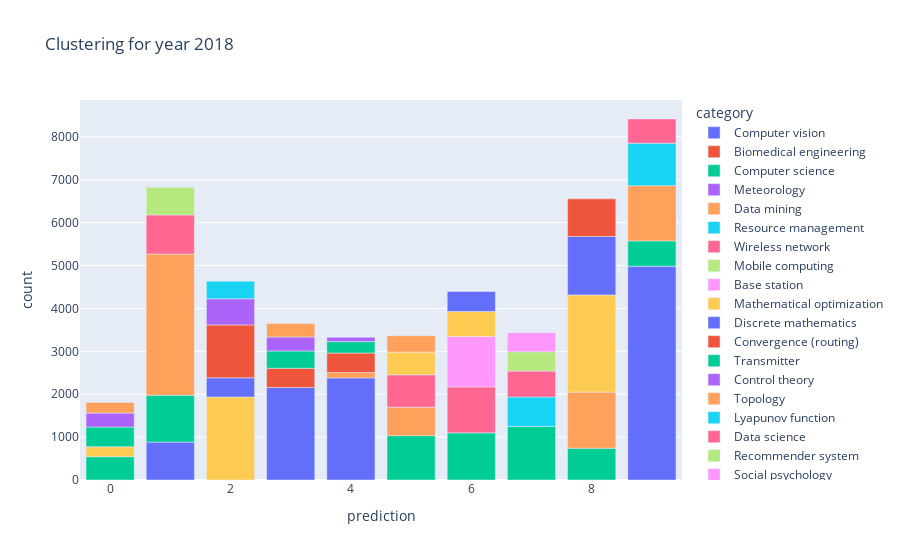

Notebook cell for this chart:
### Code cell
df = pd.read_csv('/home/dhruvsinha/bda_final/2018_res.csv')
df = df.drop(columns=['rank'])
import plotly.express as px
fig = px.bar(df, x="prediction", y="count", color="category", title="Clustering for year 2018")
fig.show()

### Figure 1 — Plotly figure (JSON) as saved in the notebook; plotly's stock layout.template omitted (floating-point values rounded to 4 significant figures)
{"data": [{"alignmentgroup": "True", "hovertemplate": "category=Computer vision<br>prediction=%{x}<br>count=%{y}<extra></extra>", "legendgroup": "Computer vision", "marker": {"color": "#636efa", "pattern": {"shape": ""}}, "name": "Computer vision", "offsetgroup": "Computer vision", "orientation": "v", "showlegend": true, "textposition": "auto", "type": "bar", "x": [3, 1, 9], "xaxis": "x", "y": [2159, 884, 4983], "yaxis": "y"}, {"alignmentgroup": "True", "hovertemplate": "category=Biomedical engineering<br>prediction=%{x}<br>count=%{y}<extra></extra>", "legendgroup": "Biomedical engineering", "marker": {"color": "#EF553B", "pattern": {"shape": ""}}, "name": "Biomedical engineering", "offsetgroup": "Biomedical engineering", "orientation": "v", "showlegend": true, "textposition": "auto", "type": "bar", "x": [3], "xaxis": "x", "y": [446], "yaxis": "y"}, {"alignmentgroup": "True", "hovertemplate": "category=Computer science<br>prediction=%{x}<br>count=%{y}<extra></extra>", "legendgroup": "Computer science", "marker": {"color": "#00cc96", "pattern": {"shape": ""}}, "name": "Computer science", "offsetgroup": "Computer science", "orientation": "v", "showlegend": true, "textposition": "auto", "type": "bar", "x": [3, 7, 8, 0, 1, 6, 5, 9], "xaxis": "x", "y": [404, 1249, 742, 544, 1093, 1099, 1034, 592], "yaxis": "y"}, {"alignmentgroup": "True", "hovertemplate": "category=Meteorology<br>prediction=%{x}<br>count=%{y}<extra></extra>", "legendgroup": "Meteorology", "marker": {"color": "#ab63fa", "pattern": {"shape": ""}}, "name": "Meteorology", "offsetgroup": "Meteorology", "orientation": "v", "showlegend": true, "textposition": "auto", "type": "bar", "x": [3], "xaxis": "x", "y": [325], "yaxis": "y"}, {"alignmentgroup": "True", "hovertemplate": "category=Data mining<br>prediction=%{x}<br>count=%{y}<extra></extra>", "legendgroup": "Data mining", "marker": {"color": "#FFA15A", "pattern": {"shape": ""}}, "name": "Data mining", "offsetgroup": "Data mining", "orientation": "v", "showlegend": true, "textposition": "auto", "type": "bar", "x": [3, 8, 1, 5, 9], "xaxis": "x", "y": [313, 1307, 3291, 665, 1288], "yaxis": "y"}, {"alignmentgroup": "True", "hovertemplate": "category=Resource management<br>prediction=%{x}<br>count=%{y}<extra></extra>", "legendgroup": "Resource management", "marker": {"color": "#19d3f3", "pattern": {"shape": ""}}, "name": "Resource management", "offsetgroup": "Resource management", "orientation": "v", "showlegend": true, "textposition": "auto", "type": "bar", "x": [7], "xaxis": "x", "y": [687], "yaxis": "y"}, {"alignmentgroup": "True", "hovertemplate": "category=Wireless network<br>prediction=%{x}<br>count=%{y}<extra></extra>", "legendgroup": "Wireless network", "marker": {"color": "#FF6692", "pattern": {"shape": ""}}, "name": "Wireless network", "offsetgroup": "Wireless network", "orientation": "v", "showlegend": true, "textposition": "auto", "type": "bar", "x": [7], "xaxis": "x", "y": [603], "yaxis": "y"}, {"alignmentgroup": "True", "hovertemplate": "category=Mobile computing<br>prediction=%{x}<br>count=%{y}<extra></extra>", "legendgroup": "Mobile computing", "marker": {"color": "#B6E880", "pattern": {"shape": ""}}, "name": "Mobile computing", "offsetgroup": "Mobile computing", "orientation": "v", "showlegend": true, "textposition": "auto", "type": "bar", "x": [7], "xaxis": "x", "y": [451], "yaxis": "y"}, {"alignmentgroup": "True", "hovertemplate": "category=Base station<br>prediction=%{x}<br>count=%{y}<extra></extra>", "legendgroup": "Base station", "marker": {"color": "#FF97FF", "pattern": {"shape": ""}}, "name": "Base station", "offsetgroup": "Base station", "orientation": "v", "showlegend": true, "textposition": "auto", "type": "bar", "x": [7], "xaxis": "x", "y": [446], "yaxis": "y"}, {"alignmentgroup": "True", "hovertemplate": "category=Mathematical optimization<br>prediction=%{x}<br>count=%{y}<extra></extra>", "legendgroup": "Mathematical optimization", "marker": {"color": "#FECB52", "pattern": {"shape": ""}}, "name": "Mathematical optimization", "offsetgroup": "Mathematical optimization", "orientation": "v", "showlegend": true, "textposition": "auto", "type": "bar", "x": [8, 0, 2], "xaxis": "x", "y": [2266, 232, 1936], "yaxis": "y"}, {"alignmentgroup": "True", "hovertemplate": "category=Discrete mathematics<br>prediction=%{x}<br>count=%{y}<extra></extra>", "legendgroup": "Discrete mathematics", "marker": {"color": "#636efa", "pattern": {"shape": ""}}, "name": "Discrete mathematics", "offsetgroup": "Discrete mathematics", "orientation": "v", "showlegend": true, "textposition": "auto", "type": "bar", "x": [8, 2, 4], "xaxis": "x", "y": [1363, 447, 2380], "yaxis": "y"}, {"alignmentgroup": "True", "hovertemplate": "category=Convergence (routing)<br>prediction=%{x}<br>count=%{y}<extra></extra>", "legendgroup": "Convergence (routing)", "marker": {"color": "#EF553B", "pattern": {"shape": ""}}, "name": "Convergence (routing)", "offsetgroup": "Convergence (routing)", "orientation": "v", "showlegend": true, "textposition": "auto", "type": "bar", "x": [8, 2], "xaxis": "x", "y": [877, 1233], "yaxis": "y"}, {"alignmentgroup": "True", "hovertemplate": "category=Transmitter<br>prediction=%{x}<br>count=%{y}<extra></extra>", "legendgroup": "Transmitter", "marker": {"color": "#00cc96", "pattern": {"shape": ""}}, "name": "Transmitter", "offsetgroup": "Transmitter", "orientation": "v", "showlegend": true, "textposition": "auto", "type": "bar", "x": [0], "xaxis": "x", "y": [459], "yaxis": "y"}, {"alignmentgroup": "True", "hovertemplate": "category=Control theory<br>prediction=%{x}<br>count=%{y}<extra></extra>", "legendgroup": "Control theory", "marker": {"color": "#ab63fa", "pattern": {"shape": ""}}, "name": "Control theory", "offsetgroup": "Control theory", "orientation": "v", "showlegend": true, "textposition": "auto", "type": "bar", "x": [0, 2], "xaxis": "x", "y": [326, 609], "yaxis": "y"}, {"alignmentgroup": "True", "hovertemplate": "category=Topology<br>prediction=%{x}<br>count=%{y}<extra></extra>", "legendgroup": "Topology", "marker": {"color": "#FFA15A", "pattern": {"shape": ""}}, "name": "Topology", "offsetgroup": "Topology", "orientation": "v", "showlegend": true, "textposition": "auto", "type": "bar", "x": [0, 4], "xaxis": "x", "y": [246, 127], "yaxis": "y"}, {"alignmentgroup": "True", "hovertemplate": "category=Lyapunov function<br>prediction=%{x}<br>count=%{y}<extra></extra>", "legendgroup": "Lyapunov function", "marker": {"color": "#19d3f3", "pattern": {"shape": ""}}, "name": "Lyapunov function", "offsetgroup": "Lyapunov function", "orientation": "v", "showlegend": true, "textposition": "auto", "type": "bar", "x": [2], "xaxis": "x", "y": [409], "yaxis": "y"}, {"alignmentgroup": "True", "hovertemplate": "category=Data science<br>prediction=%{x}<br>count=%{y}<extra></extra>", "legendgroup": "Data science", "marker": {"color": "#FF6692", "pattern": {"shape": ""}}, "name": "Data science", "offsetgroup": "Data science", "orientation": "v", "showlegend": true, "textposition": "auto", "type": "bar", "x": [1, 6, 5], "xaxis": "x", "y": [913, 1072, 753], "yaxis": "y"}, {"alignmentgroup": "True", "hovertemplate": "category=Recommender system<br>prediction=%{x}<br>count=%{y}<extra></extra>", "legendgroup": "Recommender system", "marker": {"color": "#B6E880", "pattern": {"shape": ""}}, "name": "Recommender system", "offsetgroup": "Recommender system", "orientation": "v", "showlegend": true, "textposition": "auto", "type": "bar", "x": [1], "xaxis": "x", "y": [642], "yaxis": "y"}, {"alignmentgroup": "True", "hovertemplate": "category=Social psychology<br>prediction=%{x}<br>count=%{y}<extra></extra>", "legendgroup": "Social psychology", "marker": {"color": "#FF97FF", "pattern": {"shape": ""}}, "name": "Social psychology", "offsetgroup": "Social psychology", "orientation": "v", "showlegend": true, "textposition": "auto", "type": "bar", "x": [6], "xaxis": "x", "y": [1174], "yaxis": "y"}, {"alignmentgroup": "True", "hovertemplate": "category=World Wide Web<br>prediction=%{x}<br>count=%{y}<extra></extra>", "legendgroup": "World Wide Web", "marker": {"color": "#FECB52", "pattern": {"shape": ""}}, "name": "World Wide Web", "offsetgroup": "World Wide Web", "orientation": "v", "showlegend": true, "textposition": "auto", "type": "bar", "x": [6, 5], "xaxis": "x", "y": [586, 529], "yaxis": "y"}, {"alignmentgroup": "True", "hovertemplate": "category=Information system<br>prediction=%{x}<br>count=%{y}<extra></extra>", "legendgroup": "Information system", "marker": {"color": "#636efa", "pattern": {"shape": ""}}, "name": "Information system", "offsetgroup": "Information system", "orientation": "v", "showlegend": true, "textposition": "auto", "type": "bar", "x": [6], "xaxis": "x", "y": [465], "yaxis": "y"}, {"alignmentgroup": "True", "hovertemplate": "category=Integer<br>prediction=%{x}<br>count=%{y}<extra></extra>", "legendgroup": "Integer", "marker": {"color": "#EF553B", "pattern": {"shape": ""}}, "name": "Integer", "offsetgroup": "Integer", "orientation": "v", "showlegend": true, "textposition": "auto", "type": "bar", "x": [4], "xaxis": "x", "y": [454], "yaxis": "y"}, {"alignmentgroup": "True", "hovertemplate": "category=Graph<br>prediction=%{x}<br>count=%{y}<extra></extra>", "legendgroup": "Graph", "marker": {"color": "#00cc96", "pattern": {"shape": ""}}, "name": "Graph", "offsetgroup": "Graph", "orientation": "v", "showlegend": true, "textposition": "auto", "type": "bar", "x": [4], "xaxis": "x", "y": [266], "yaxis": "y"}, {"alignmentgroup": "True", "hovertemplate": "category=Combinatorics<br>prediction=%{x}<br>count=%{y}<extra></extra>", "legendgroup": "Combinatorics", "marker": {"color": "#ab63fa", "pattern": {"shape": ""}}, "name": "Combinatorics", "offsetgroup": "Combinatorics", "orientation": "v", "showlegend": true, "textposition": "auto", "type": "bar", "x": [4], "xaxis": "x", "y": [99], "yaxis": "y"}, {"alignmentgroup": "True", "hovertemplate": "category=Architecture<br>prediction=%{x}<br>count=%{y}<extra></extra>", "legendgroup": "Architecture", "marker": {"color": "#FFA15A", "pattern": {"shape": ""}}, "name": "Architecture", "offsetgroup": "Architecture", "orientation": "v", "showlegend": true, "textposition": "auto", "type": "bar", "x": [5], "xaxis": "x", "y": [383], "yaxis": "y"}, {"alignmentgroup": "True", "hovertemplate": "category=Pattern recognition<br>prediction=%{x}<br>count=%{y}<extra></extra>", "legendgroup": "Pattern recognition", "marker": {"color": "#19d3f3", "pattern": {"shape": ""}}, "name": "Pattern recognition", "offsetgroup": "Pattern recognition", "orientation": "v", "showlegend": true, "textposition": "auto", "type": "bar", "x": [9], "xaxis": "x", "y": [991], "yaxis": "y"}, {"alignmentgroup": "True", "hovertemplate": "category=Kernel (linear algebra)<br>prediction=%{x}<br>count=%{y}<extra></extra>", "legendgroup": "Kernel (linear algebra)", "marker": {"color": "#FF6692", "pattern": {"shape": ""}}, "name": "Kernel (linear algebra)", "offsetgroup": "Kernel (linear algebra)", "orientation": "v", "showlegend": true, "textposition": "auto", "type": "bar", "x": [9], "xaxis": "x", "y": [563], "yaxis": "y"}], "layout": {"barmode": "relative", "legend": {"title": {"text": "category"}, "tracegroupgap": 0}, "title": {"text": "Clustering for year 2018"}, "xaxis": {"anchor": "y", "domain": [0, 1], "title": {"text": "prediction"}}, "yaxis": {"anchor": "x", "domain": [0, 1], "title": {"text": "count"}}}}
